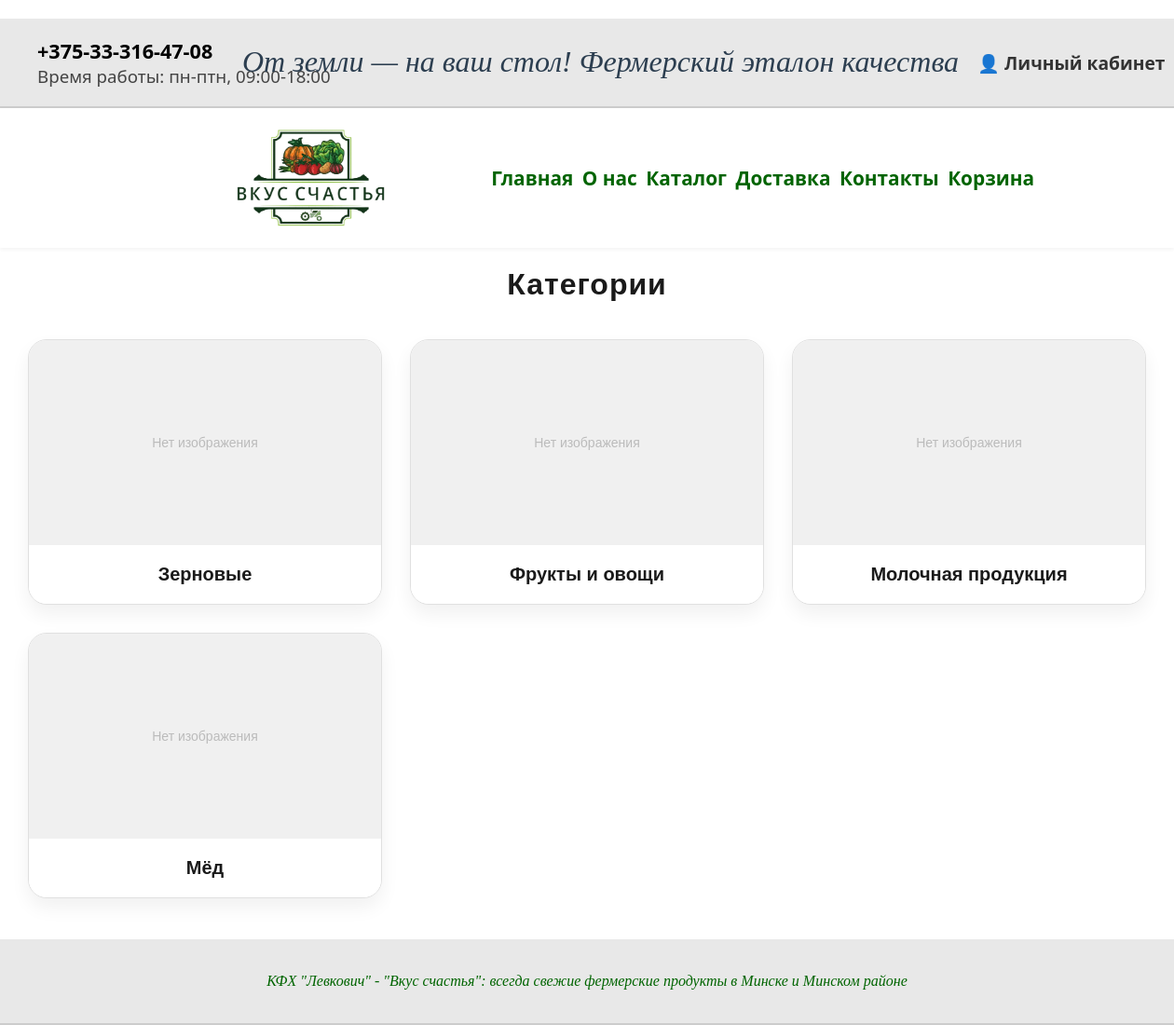
The app's page /catalog/, older data.
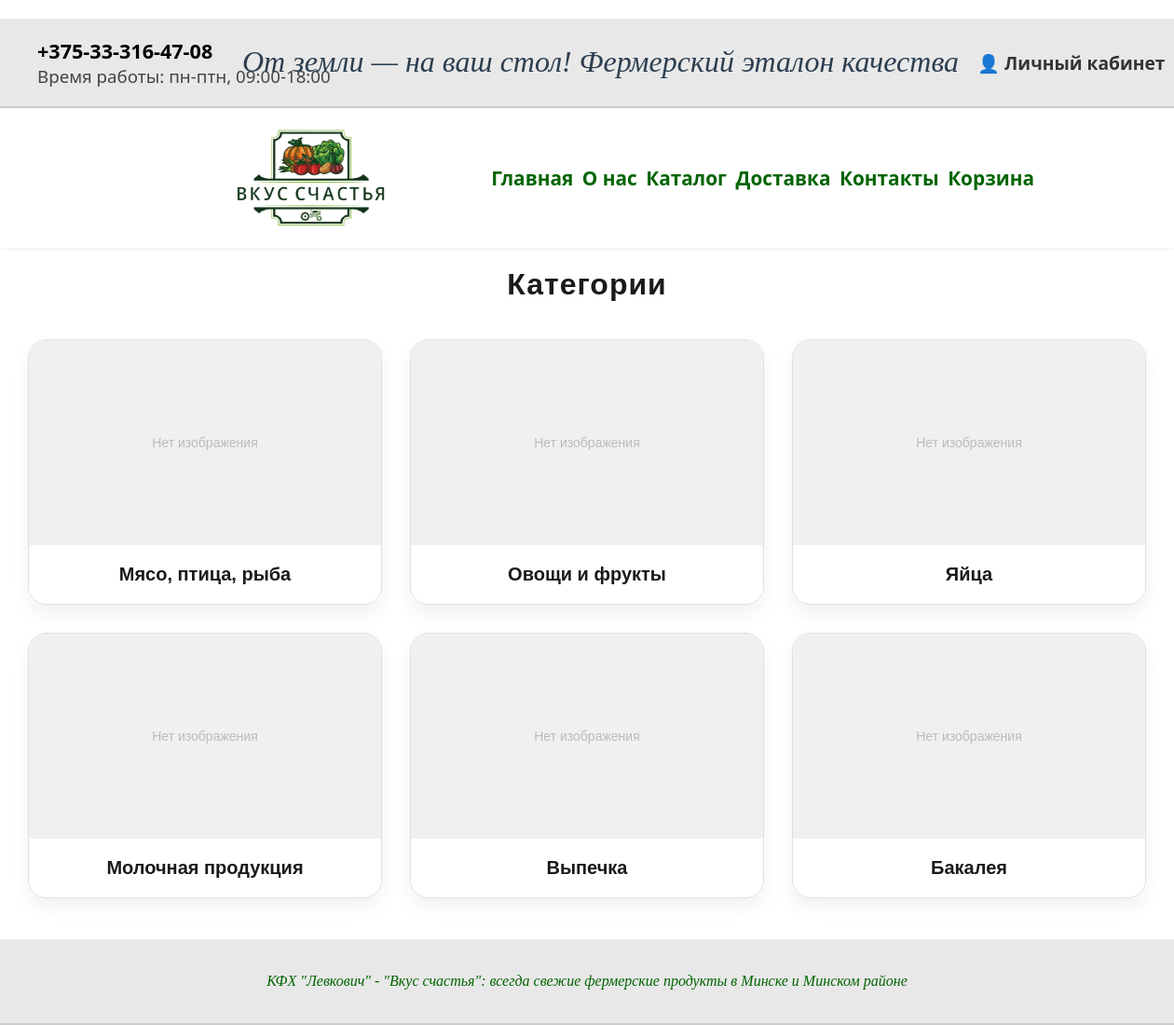
The same page, newer data.
### main/models.py (models this page shows, shortened)
class ProductCategory(models.Model):
    name = models.CharField(max_length=80, unique=True)
    photo = models.ImageField(upload_to='category_photos/', blank=True, null=True)
    class Meta:
        verbose_name = "Категория товара"
        verbose_name_plural = "Категории товаров"

### main/views.py (the view)
# urls.py: path('catalog/', get_catalog, name = 'catalog'),
def get_catalog(request):
    products = Product.objects.all()
    categories = ProductCategory.objects.all()
    context = {
        'products': products,
        'categories': categories,
    }
    return render(request, 'catalog.html', context)

### main/templates/catalog.html (shortened to what this page needs)
<!DOCTYPE html>
<html lang="en">
<head>
</head>
<body style="margin: 0; padding: 0; font-family: 'Segoe UI', Arial, sans-serif;">
<div style="display: flex;
            justify-content: space-between;
            align-items: center;
            padding: 20px 40px;
            background-color: #e8e8e8;
            border-bottom: 2px solid #ccc;
            white-space: nowrap;
            margin-top: 20px;
            width: 100%;
            box-sizing: border-box;">
    <div style="flex: 1; text-align: left; font-size: 0.9em; color: #444; min-width: 200px;">
        <span style="font-weight: bold; color: #000; font-size: 1.5em;">+375-33-316-47-08</span><br>
        <span style="font-size: 1.3em;">Время работы: пн-птн, 09:00-18:00</span>
    </div>
    <div style="flex: 3; text-align: center; padding: 0 20px;">
        <p style="margin: 0; font-family: 'Antica', serif; font-size: 2.0em; line-height: 1.1; color: #2c3e50; font-style: italic;">
            От земли — на ваш стол! Фермерский эталон качества
        </p>
    </div>
    <div style="flex: 1; text-align: right; min-width: 200px;">
        <a href="" style="text-decoration: none; color: #333; font-weight: 600; display: inline-flex; align-items: center; gap: 8px;">
            <span style="font-size: 1.2em">👤 Личный кабинет</span>
        </a>
    </div>
</div>
<div style="display: flex;
            justify-content: space-between;
            align-items: center;
            max-width: 1700px;
            margin: 0 auto;
            padding-left: 240px; /* Сильно увеличен отступ, чтобы логотип заходил за блок контактов */
            box-shadow: 0 2px 4px rgba(0,0,0,0.05);">
    <div style="display: flex; align-items: center; padding-right: 100px;">
        <a href="{% url 'main' %}">
            <img src="http://127.0.0.1:8000/media/uploads/logo.png"
             alt="ЛОГОТИП"
             style="height: 150px; width: auto; display: block;">
        </a>
    </div>
    <div style="display: flex; align-items: center; justify-content: space-between; flex-grow: 1; margin-right:150px;">
        <a href="{% url 'main' %}" style="text-decoration: none; color: #006400; font-weight: 800; font-size: 1.3em; padding: 5px 0; ">Главная</a>
        <a href="{% url 'about' %}" style="text-decoration: none; color: #006400; font-weight: 600; font-size: 1.3em; padding: 5px 0;">О нас</a>
        <a href="{% url 'catalog' %}" style="text-decoration: none; color: #006400; font-weight: 600; font-size: 1.3em; padding: 5px 0;">Каталог</a>
        <a href="{% url 'delivery' %}" style="text-decoration: none; color: #006400; font-weight: 600; font-size: 1.3em; padding: 5px 0;">Доставка</a>
        <a href="{% url 'contacts' %}" style="text-decoration: none; color: #006400; font-weight: 600; font-size: 1.3em; padding: 5px 0;">Контакты</a>
        <a href="{% url 'basket' %}" style="text-decoration: none; color: #006400; font-weight: 600; font-size: 1.3em; padding: 5px 0;">Корзина</a>
    </div>
</div>
<div style="font-family: sans-serif; max-width: 1200px; margin: 0 auto; ">
  <h1 style="
    text-align: center;
    font-size: 32px;
    font-weight: 800;
    color: #1a1a1a;
    margin-bottom: 40px;
    letter-spacing: 1px;
  ">
    Категории
  </h1>
  <nav style="
    display: grid;
    grid-template-columns: repeat(3, 1fr);
    gap: 30px;
  ">
    {% for category in categories %}
      <a href="#" style="
        text-decoration: none;
        background: #ffffff;
        border-radius: 20px;
        border: 1px solid #e0e0e0;
        overflow: hidden;
        box-shadow: 0 10px 20px rgba(0,0,0,0.06);
        display: flex;
        flex-direction: column;
      ">
        <div style="width: 100%; height: 220px; background: #f0f0f0; overflow: hidden;">
          {% if category.photo %}
            <img src="{{ category.photo.url }}" alt="{{ category.name }}" style="width: 100%; height: 100%; object-fit: cover;">
          {% else %}
            <div style="display: flex; align-items: center; justify-content: center; height: 100%; color: #bbb; font-size: 14px;">
              Нет изображения
            </div>
          {% endif %}
        </div>
        <div style="
          padding: 20px;
          text-align: center;
          color: #1a1a1a;
          font-weight: 700;
          font-size: 20px;
          background: #ffffff;
        ">
          {{ category.name }}
        </div>
      </a>
    {% endfor %}
  </nav>
</div>
<br>
<br>
<div style="style=display: flex;
            justify-content: space-between;
            align-items: center;
            padding: 20px 40px;
            background-color: #e8e8e8;
            border-bottom: 2px solid #ccc;
            white-space: nowrap;
            width: 100%;
            text-align: center;
            color: #006400;
            box-sizing: border-box; font-style: italic; font-family: 'Georgia'">
    <p>КФХ "Левкович" - "Вкус счастья": всегда свежие фермерские продукты в Минске и Минском районе</p>
</div>
</body>
</html>

Row changes from the older to the newer data that the page shows:
removed ProductCategory: shows "Нет изображения", name "Зерновые"
removed ProductCategory: shows "Нет изображения", name "Фрукты и овощи"
removed ProductCategory: shows "Нет изображения", name "Мёд"
added ProductCategory: shows "Нет изображения", name "Мясо, птица, рыба"
added ProductCategory: shows "Нет изображения", name "Овощи и фрукты"
added ProductCategory: shows "Нет изображения", name "Яйца"
added ProductCategory: shows "Нет изображения", name "Выпечка"
added ProductCategory: shows "Нет изображения", name "Бакалея"
